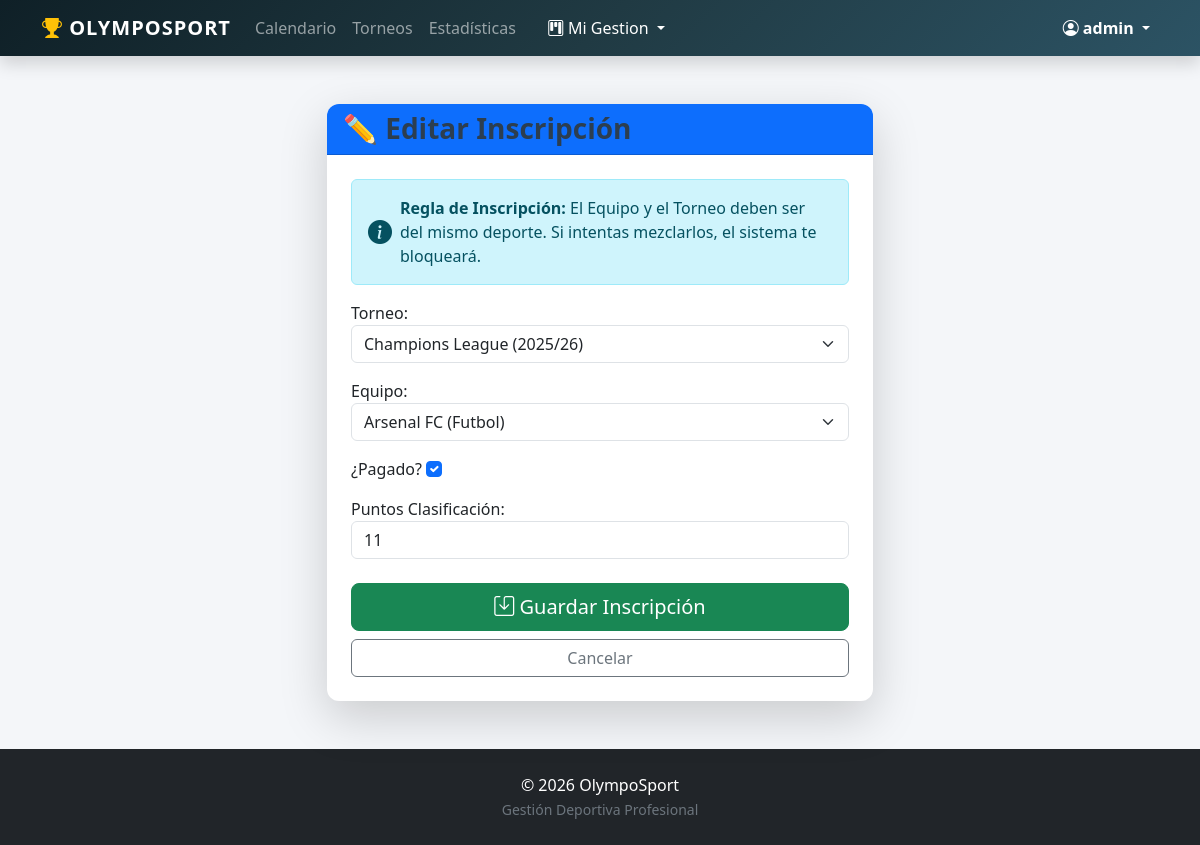
/inscripciones/1/editar/ (signed in), run on the app's committed database.
### SportApp/models.py (models this page shows, shortened)
class Inscripcion(models.Model):
    torneo = models.ForeignKey(Torneo, on_delete=models.CASCADE)
    equipo = models.ForeignKey(Equipo, on_delete=models.CASCADE)
    fecha_inscripcion = models.DateField(auto_now_add=True)
    ha_pagado = models.BooleanField(default=False, verbose_name="¿Pagado?")
    puntos_acumulados = models.IntegerField(default=0, verbose_name="Puntos Clasificación")
    class Meta:
        unique_together = ('torneo', 'equipo')#evitamos duplicados
        verbose_name_plural = "Inscripciones"

### SportApp/views.py (the view)
# urls.py: path('inscripciones/<int:pk>/editar/', views.InscripcionUpdateView.as_view(), name='inscripcion_editar'),
class InscripcionUpdateView(LoginRequiredMixin, UpdateView):
    model = Inscripcion
    form_class = InscripcionForm
    template_name = 'SportApp/inscripcion_crear.html'
    success_url = reverse_lazy('equipo_lista')
    def get_queryset(self):
        return Inscripcion.objects.filter(equipo__usuario=self.request.user)#solo permitimos editar inscripciones de equipos del usuario

### SportApp/forms.py
class InscripcionForm(forms.ModelForm):
    class Meta:
        model=Inscripcion
        fields='__all__'
        widgets={
            'equipo':forms.Select(attrs={'class':'form-select'}),
            'torneo':forms.Select(attrs={'class':'form-select'}),
            'puntos_acumulados':forms.NumberInput(attrs={'class':'form-control'}),
            'fecha_inscripcion':forms.DateTimeInput(attrs={'class':'form-control','type':'datetime-local'}),
            'ha_pagado':forms.CheckboxInput(attrs={ 'class':'form-check-input'}),
        }

### SportApp/models.py (called while the page is built)
    def __str__(self):
        return f"{self.nombre} ({self.deporte.nombre})"

    def __str__(self):
        return f"{self.nombre} ({self.temporada})"

### SportApp/templates/SportApp/inscripcion_crear.html (shortened to what this page needs)
{% extends "SportApp/base.html" %}
{% block content %}
<div class="row justify-content-center mt-4">
    <div class="col-md-8 col-lg-6">
        <div class="card shadow-lg border-0">
            <div class="card-header bg-primary text-white">
                <h3 class="mb-0">
                    {% if form.instance.pk %}
                        ✏️ Editar Inscripción
                    {% else %}
                        📝 Inscribir Equipo
                    {% endif %}
                </h3>
            </div>
            <div class="card-body p-4">
                <div class="alert alert-info d-flex align-items-center" role="alert">
                    <i class="bi bi-info-circle-fill me-2 fs-4"></i>
                    <div>
                        <strong>Regla de Inscripción:</strong> El Equipo y el Torneo deben ser del mismo deporte. Si intentas mezclarlos, el sistema te bloqueará.
                    </div>
                </div>
                <form method="post">
                    {{ form.as_p }}
                    <div class="d-grid gap-2 mt-4">
                        <button type="submit" class="btn btn-success btn-lg">
                            <i class="bi bi-save"></i> Guardar Inscripción
                        </button>
                        <a href="{% url 'equipo_lista' %}" class="btn btn-outline-secondary">
                            Cancelar
                        </a>
                    </div>
                </form>
            </div>
        </div>
    </div>
</div>
{% endblock %}

### SportApp/templates/SportApp/base.html (shortened to what this page needs)
{% load static %}
<!DOCTYPE html>
<html lang="es">
<head>
    <link href="https://cdn.jsdelivr.net/npm/bootstrap@5.3.0/dist/css/bootstrap.min.css" rel="stylesheet">
    <link rel="stylesheet" href="https://cdn.jsdelivr.net/npm/bootstrap-icons@1.11.0/font/bootstrap-icons.css">
    <link rel="stylesheet" href="{% static 'SportApp/style.css' %}">
</head>
<body>
    <nav class="navbar navbar-expand-lg navbar-dark bg-dark mb-4 shadow">
        <div class="container">
            <a class="navbar-brand fw-bold" href="{% url 'inicio' %}">
                <i class="bi bi-trophy-fill text-warning"></i> OlympoSport
            </a>
            <div class="collapse navbar-collapse" id="navbarNav">
                <ul class="navbar-nav me-auto">
                    <li class="nav-item"><a class="nav-link" href="{% url 'ver_eventos' %}">Calendario</a></li>
                    <li class="nav-item"><a class="nav-link" href="{% url 'torneo_lista' %}">Torneos</a></li>
                    <li class="nav-item"><a class="nav-link" href="{% url 'estadisticas' %}">Estadísticas</a></li>
                    {% if user.is_authenticated %}
                        <li class="nav-item dropdown ms-lg-3">
                            <a class="nav-link dropdown-toggle text-white" href="#" role="button" data-bs-toggle="dropdown">
                                <i class="bi bi-kanban"></i> Mi Gestion
                            </a>
                        </li>
                    {% endif %}
                </ul>
                <ul class="navbar-nav ms-auto align-items-center">
                    {% if user.is_authenticated %}
                        <li class="nav-item dropdown">
                            <a class="nav-link dropdown-toggle active fw-bold" href="#" role="button" data-bs-toggle="dropdown">
                                <i class="bi bi-person-circle"></i> {{ user.username }}
                            </a>
                        </li>
                    {% else %}
                        <li class="nav-item">
                            <a href="{% url 'login' %}" class="btn btn-outline-light btn-sm">
                                <i class="bi bi-box-arrow-in-right"></i> Iniciar Sesión
                            </a>
                        </li>
                    {% endif %}
                </ul>
            </div>
        </div>
    </nav>
    <div class="container">
        {% block content %}
        {% endblock %}
    </div>
    <footer class="bg-dark text-white text-center py-4 mt-5">
        <div class="container">
            <p class="mb-0">© 2026 OlympoSport</p>
            <small class="text-secondary">Gestión Deportiva Profesional</small>
        </div>
    </footer>
</body>
</html>

### SportApp/static/SportApp/style.css (style rules this page uses)
body { background-color: #f4f6f9; font-family: 'Segoe UI', Tahoma, Geneva, Verdana, sans-serif; }
.navbar-dark.bg-dark { background: linear-gradient(135deg, #0f2027 0%, #203a43 50%, #2c5364 100%) !important; box-shadow: 0 4px 12px rgba(0,0,0,0.15); }
.navbar-brand { font-weight: 700; letter-spacing: 1px; text-transform: uppercase; }
.card { border: none; border-radius: 12px; box-shadow: 0 2px 5px rgba(0,0,0,0.05); transition: transform 0.3s ease, box-shadow 0.3s ease; overflow: hidden; }
h1, h2, h3 { color: #2c3e50; font-weight: 600; }

### SportApp/templates/SportApp/base.html (style rules this page uses)
body { min-height: 100vh; display: flex; flex-direction: column; }
footer { margin-top: auto; }

### data on the page
Inscripcion: torneo "Champions League (2025/26)", equipo "Arsenal FC (Futbol)", ha_pagado "☑", puntos_acumulados "11"

### other printed values
{{ user.username }} "admin"
